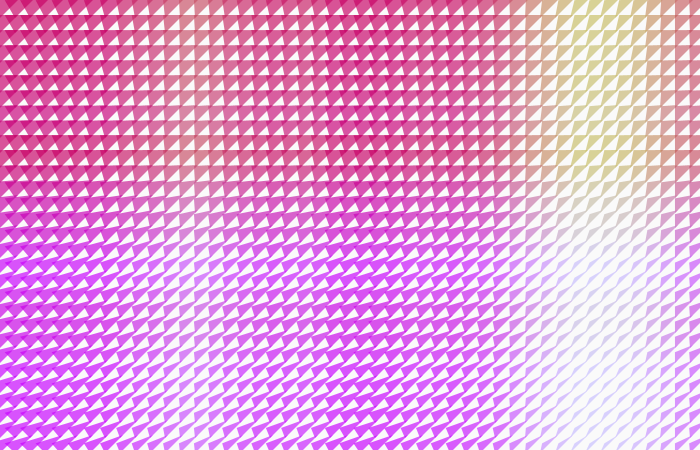
Frame 1 (no input)
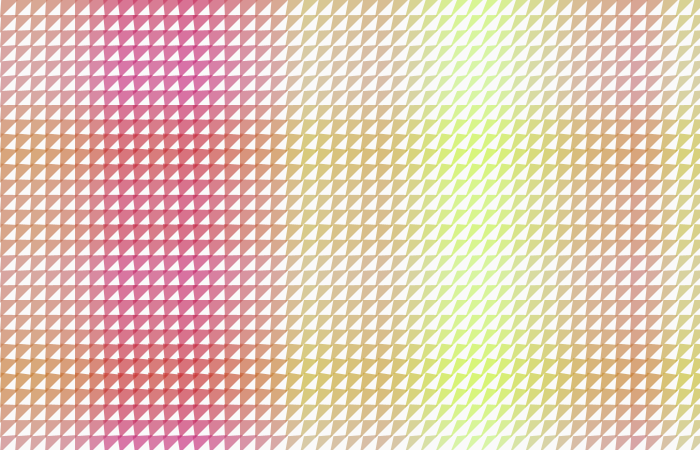
Frame 60 (the mouse pressed at the canvas centre just before this capture)
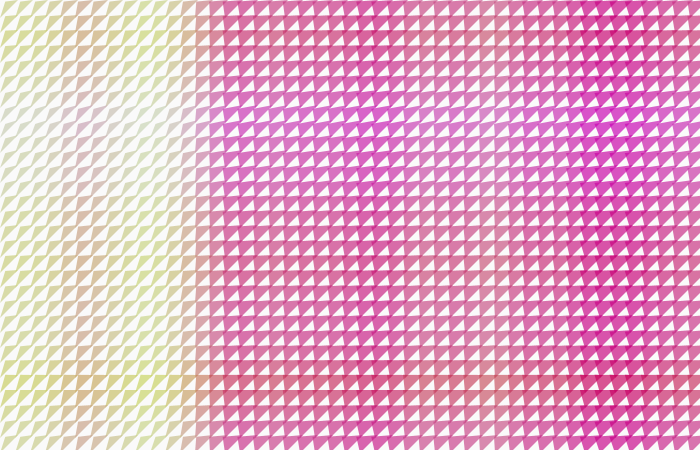
Frame 120 (the mouse held since frame 60 and released just before this capture)

The Processing sketch that drew these frames (run headless with seeded random() and noise(); from frame 60 on, the mouse is pressed at the canvas centre):

// Processing sketch: processing_136654
// ── processing_136654.pde

void setup() {
  size(700, 450);
}

float tWidth = 15;
float n = 3;
float d = 20;
boolean mode = true;
boolean colMode = true;
float a, b;
float v = 20.0;
float s = 1.2;
void draw() {
  background(250);
  for (int j = 0; j < height/tWidth; j++) {
    for (int i = 0; i < width/tWidth; i++) {
      if (mode) {
        a = map(noise(i/v, 3, n), 0, 1, -d, d);
        b = map(noise(3, j/v, n), 0, 1, -d, d);
      } 
      else {
        a = map(noise(i/v, j/v, n), 0, 1, -d, d);
        b = map(noise(j/v, i/v, n), 0, 1, -d, d);
      }
      if (colMode) {    
        fill(200, 100 + 20*a, 100 + 20*b, 170);
      }
      else {
        fill(100 + 20*a, 100 + 20*b, 200, 170);
      }
      noStroke();
      beginShape();
      vertex(i*tWidth, j*tWidth + tWidth*s);
      vertex(i*tWidth + tWidth*s, j*tWidth);
      vertex(i*tWidth + a, j*tWidth + b);
      endShape();     
    }
  }
  n += 0.04;
}

void mouseClicked() {
  if (mouseButton == LEFT) {
    mode = !mode;
  }
  else if (mouseButton == RIGHT) {
    colMode = !colMode;
  }
}

void mouseDragged() {
  v = map(mouseY, 0, height, 1.1, 60.0);
  s = map(mouseX, 0, width, 0.8, 2);
}
